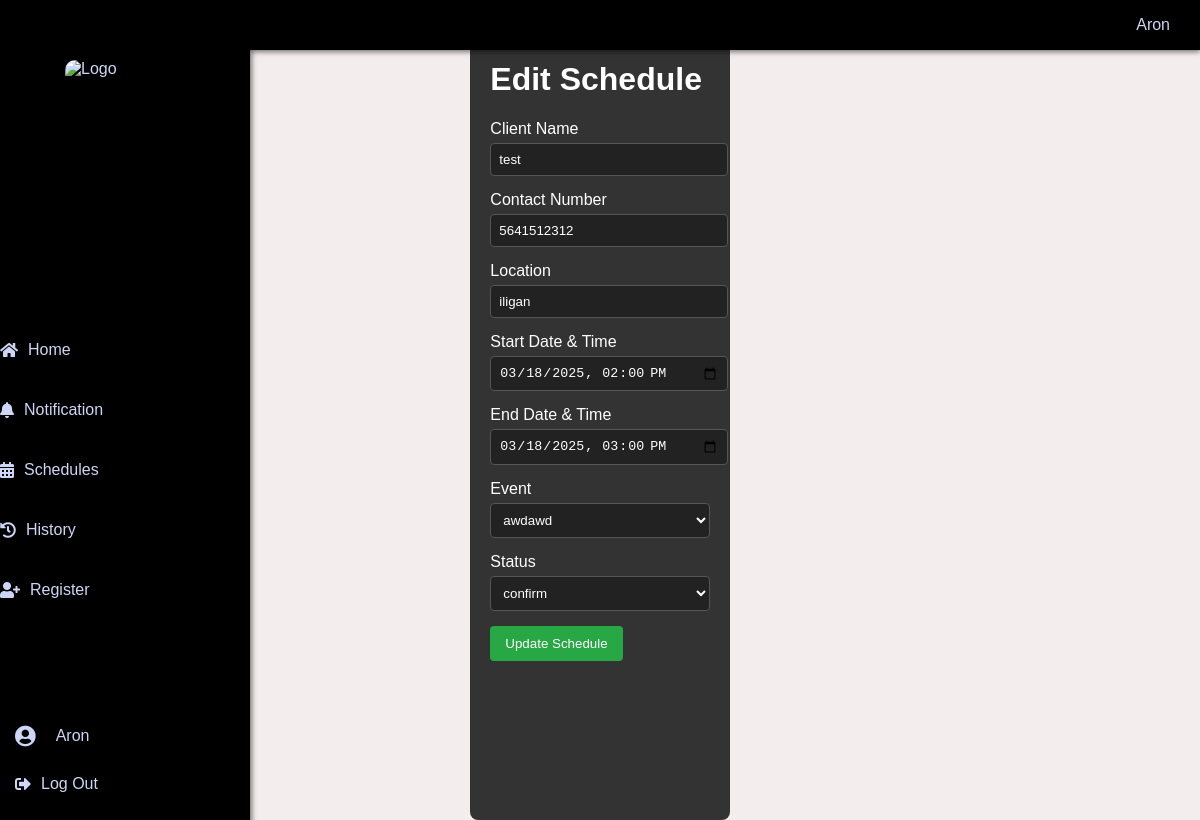
The app's page /edit_schedule.php?ScheduleID=13 (signed in) with its own data.
### tables this page shows
CREATE TABLE `users` (
  `ID` bigint(20) NOT NULL AUTO_INCREMENT,
  `email` varchar(50) NOT NULL,
  `password` varchar(60) NOT NULL,
  `username` varchar(40) NOT NULL,
  `account_level` varchar(40) NOT NULL,
  PRIMARY KEY (`ID`)
);

CREATE TABLE `Schedule` (
  `ScheduleID` bigint(20) NOT NULL AUTO_INCREMENT,
  `start_date_time` datetime NOT NULL,
  `end_date_time` datetime NOT NULL,
  `date_schedule` datetime NOT NULL,
  `EventID` bigint(20) NOT NULL,
  `StatusID` bigint(20) NOT NULL,
  PRIMARY KEY (`ScheduleID`),
  KEY `Events_Schedule` (`EventID`),
  KEY `Updated_Status_Schedule` (`StatusID`),
  CONSTRAINT `Events_Schedule` FOREIGN KEY (`EventID`) REFERENCES `Events` (`EventID`),
  CONSTRAINT `Updated_Status_Schedule` FOREIGN KEY (`StatusID`) REFERENCES `Updated_Status` (`StatusID`)
);

CREATE TABLE `Clients` (
  `ClientID` bigint(20) NOT NULL AUTO_INCREMENT,
  `clients_name` text NOT NULL,
  `contact_number` bigint(20) NOT NULL,
  `location` varchar(100) NOT NULL,
  `ID` bigint(20) NOT NULL,
  PRIMARY KEY (`ClientID`),
  KEY `users_Clients` (`ID`),
  CONSTRAINT `users_Clients` FOREIGN KEY (`ID`) REFERENCES `users` (`ID`)
);

CREATE TABLE `Events` (
  `EventID` bigint(20) NOT NULL AUTO_INCREMENT,
  `Events_name` text NOT NULL,
  `ClientID` bigint(20) NOT NULL,
  PRIMARY KEY (`EventID`),
  KEY `Clients_Events` (`ClientID`),
  CONSTRAINT `Clients_Events` FOREIGN KEY (`ClientID`) REFERENCES `Clients` (`ClientID`)
);

CREATE TABLE `Updated_Status` (
  `StatusID` bigint(20) NOT NULL AUTO_INCREMENT,
  `updated_status` text NOT NULL DEFAULT current_timestamp(),
  PRIMARY KEY (`StatusID`)
);

### htdocs/edit_schedule.php (the view, shortened to what this page needs)
<?php
include 'navigation.php';
$scheduleID = isset($_GET['ScheduleID']) ? (int)$_GET['ScheduleID'] : 0;
$stmt = $conn->prepare("SELECT s.ScheduleID, s.start_date_time, s.end_date_time, s.EventID, s.StatusID, e.Events_name, us.updated_status, c.clients_name, c.contact_number, c.location
                        FROM Schedule s
                        JOIN Events e ON s.EventID = e.EventID
                        JOIN Updated_Status us ON s.StatusID = us.StatusID
                        JOIN Clients c ON e.ClientID = c.ClientID
                        WHERE s.ScheduleID = ?");
$stmt->bind_param("i", $scheduleID);
$stmt->execute();
$schedule = $stmt->get_result()->fetch_assoc();
$events = $conn->query("SELECT EventID, Events_name FROM Events")->fetch_all(MYSQLI_ASSOC);
$statuses = $conn->query("SELECT StatusID, updated_status FROM Updated_Status")->fetch_all(MYSQLI_ASSOC);
?>
<!DOCTYPE html>
<html lang="en">
<head>
</head>
<body>
    <div class="container">
        <h1>Edit Schedule</h1>
        <form method="POST">
            <div class="form-group">
                <label for="client_name">Client Name</label>
                <input type="text" name="client_name" id="client_name" value="<?php echo htmlspecialchars($schedule['clients_name']); ?>" required>
            </div>
            <div class="form-group">
                <label for="contact_number">Contact Number</label>
                <input type="text" name="contact_number" id="contact_number" value="<?php echo htmlspecialchars($schedule['contact_number']); ?>" required>
            </div>
            <div class="form-group">
                <label for="location">Location</label>
                <input type="text" name="location" id="location" value="<?php echo htmlspecialchars($schedule['location']); ?>" required>
            </div>
            <div class="form-group">
                <label for="start_date_time">Start Date & Time</label>
                <input type="datetime-local" name="start_date_time" id="start_date_time" value="<?php echo date('Y-m-d\TH:i', strtotime($schedule['start_date_time'])); ?>" required>
            </div>
            <div class="form-group">
                <label for="end_date_time">End Date & Time</label>
                <input type="datetime-local" name="end_date_time" id="end_date_time" value="<?php echo date('Y-m-d\TH:i', strtotime($schedule['end_date_time'])); ?>" required>
            </div>
            <div class="form-group">
                <label for="eventID">Event</label>
                <select name="eventID" id="eventID" required>
                    <?php foreach ($events as $event): ?>
                        <option value="<?php echo $event['EventID']; ?>" <?php echo $event['EventID'] == $schedule['EventID'] ? 'selected' : ''; ?>><?php echo htmlspecialchars($event['Events_name']); ?></option>
                    <?php endforeach; ?>
                </select>
            </div>
            <div class="form-group">
                <label for="statusID">Status</label>
                <select name="statusID" id="statusID" required>
                    <?php foreach ($statuses as $status): ?>
                        <option value="<?php echo $status['StatusID']; ?>" <?php echo $status['StatusID'] == $schedule['StatusID'] ? 'selected' : ''; ?>><?php echo htmlspecialchars($status['updated_status']); ?></option>
                    <?php endforeach; ?>
                </select>
            </div>
            <div class="form-group">
                <button type="submit">Update Schedule</button>
            </div>
        </form>
    </div>
</body>
</html>

### htdocs/navigation.php (shortened to what this page needs)
<?php
include 'db.php';
$username = 'Guest';
if (isset($_SESSION['ID'])) {
    $stmt = $conn->prepare("SELECT username FROM users WHERE ID = ?");
    $stmt->bind_param("i", $_SESSION['ID']);
    $stmt->execute();
    $stmt->bind_result($username);
    $stmt->fetch();
    $stmt->close();
} elseif (isset($_SESSION['email'])) {
    $stmt = $conn->prepare("SELECT username, ID FROM users WHERE email = ?");
    $stmt->bind_param("s", $_SESSION['email']);
    $stmt->execute();
    $stmt->bind_result($username, $userId);
}
?>
<!DOCTYPE html>
<html lang="en">
<head>
    <link rel="stylesheet" href="https://cdnjs.cloudflare.com/ajax/libs/font-awesome/5.15.4/css/all.min.css">
</head>
<body>
    <div class="topbar">
        <div class="username-container">
            <span class="username" onclick="toggleDropdown()"><?php echo htmlspecialchars($username); ?></span>
        </div>
    </div>
    <div class="sidebar" id="sidebar">
        <div class="logo-container">
            <img src="https://encrypted-tbn0.gstatic.com/images?q=tbn:ANd9GcQgJbMfeLLbE_Wh3cK3RK8s0a-P9hvTwYfHpw&s" alt="Logo" class="logo">
        </div>
        <div class="nav-items">
            <a href="homepage.php"><i class="fas fa-home"></i> Home</a>
            <a href="notification.php"><i class="fas fa-bell"></i>Notification
            </a>
            <a href="schedule.php"><i class="fas fa-calendar-alt"></i>Schedules</a>
            <a href="history.php"><i class="fas fa-history"></i>History</a>
            <a href="register.php"><i class="fas fa-user-plus"></i>Register</a>
        </div>
        <div class="profile">
            <i class="fas fa-user-circle fa-lg"></i>
            <span id="username-display" style="margin-left: 10px; overflow: hidden; text-overflow: ellipsis; white-space: nowrap; max-width: 180px;">
                <?php echo htmlspecialchars($username); ?>
            </span>
        </div>
        <div class="logout">
            <a href="javascript:void(0);" onclick="showLogoutConfirmation()"><i class="fas fa-sign-out-alt"></i>Log Out</a>
        </div>
    </div>
</body>
</html>

### htdocs/navigation.php (style rules this page uses)
body { display: flex; min-height: 100vh; margin: 0; font-family: Arial, sans-serif; background: #121212; }
.sidebar { width: 250px; background: #000000; color: #CDD6F4; transition: none; position: fixed; top: 0; left: 0; height: 100%; overflow: hidden; transform: translateX(0); opacity: 1; z-index: 1000; box-shadow: 2px 0 5px rgba(0,0,0,0.5); display: flex; flex-direction: column; justify-content: space-between; }
.sidebar a { display: flex; align-items: center; padding: 15px; color: #CDD6F4; text-decoration: none; transition: background 0.3s, padding-left 0.3s; margin-bottom: 12px; }
.sidebar a i { margin-right: 10px; color: #CDD6F4; }
.sidebar .nav-items { flex-grow: 1; display: flex; flex-direction: column; justify-content: center; align-items: center; }
.sidebar .nav-items a { width: 100%; text-align: center; }
.sidebar .logout { margin-bottom: 20px; }
.profile { display: flex; align-items: center; padding: 15px; color: #CDD6F4; text-decoration: none; transition: background 0.3s, padding-left 0.3s; }
.profile i { margin-right: 10px; color: #CDD6F4; }
.logo-container { display: flex; justify-content: center; align-items: center; margin: 60px 0; }
.logo { height: 120px; width: 120px; border-radius: 10px; }
.topbar { position: fixed; top: 0; left: 250px; right: 0; height: 50px; background-color: #000000; color: #CDD6F4; display: flex; align-items: center; padding: 0 20px; z-index: 1001; box-shadow: 0 2px 5px rgba(0,0,0,0.5); }
.username-container { margin-left: auto; position: relative; }
.username { cursor: pointer; padding: 10px; border-radius: 5px; transition: background 0.3s; }

### htdocs/edit_schedule.php (style rules this page uses)
body { font-family: Arial, sans-serif; background-color:rgb(243, 237, 237); color: #ffffff; margin: 20px; }
.container { max-width: 800px; margin: 0 auto; background: #333; padding: 20px; border-radius: 8px; }
.form-group { margin-bottom: 15px; }
.form-group label { display: block; margin-bottom: 5px; }
.form-group input, .form-group select { width: 100%; padding: 8px; border: 1px solid #555; border-radius: 4px; background: #222; color: #fff; }
.form-group button { padding: 10px 15px; background-color: #28a745; border: none; border-radius: 4px; color: #fff; cursor: pointer; }

### records on screen
users: username "Aron"
schedule: client_name "test", contact_number "5641512312", location "iligan", start_date_time "03/18/2025 14:00", end_date_time "03/18/2025 15:00", eventID "awdawd", statusID "confirm"
